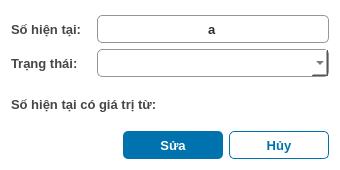
<?xml version="1.0" encoding="UTF-8"?>
<ui version="4.0">
 <class>Dialog</class>
 <widget class="QDialog" name="Dialog">
  <property name="geometry">
   <rect>
    <x>0</x>
    <y>0</y>
    <width>340</width>
    <height>170</height>
   </rect>
  </property>
  <property name="minimumSize">
   <size>
    <width>340</width>
    <height>170</height>
   </size>
  </property>
  <property name="maximumSize">
   <size>
    <width>340</width>
    <height>170</height>
   </size>
  </property>
  <property name="font">
   <font>
    <pointsize>10</pointsize>
    <weight>50</weight>
    <bold>false</bold>
   </font>
  </property>
  <property name="windowTitle">
   <string>Sửa lệnh phát hành</string>
  </property>
  <property name="styleSheet">
   <string notr="true">background-color:white;</string>
  </property>
  <layout class="QVBoxLayout" name="verticalLayout">
   <property name="topMargin">
    <number>15</number>
   </property>
   <item>
    <layout class="QHBoxLayout" name="horizontalLayout">
     <item>
      <widget class="QLabel" name="label">
       <property name="minimumSize">
        <size>
         <width>80</width>
         <height>0</height>
        </size>
       </property>
       <property name="font">
        <font>
         <pointsize>10</pointsize>
         <weight>75</weight>
         <bold>true</bold>
        </font>
       </property>
       <property name="styleSheet">
        <string notr="true">color:#464646;</string>
       </property>
       <property name="text">
        <string>Số hiện tại:</string>
       </property>
      </widget>
     </item>
     <item>
      <widget class="QLineEdit" name="lbl_set_current_ro">
       <property name="minimumSize">
        <size>
         <width>0</width>
         <height>28</height>
        </size>
       </property>
       <property name="font">
        <font>
         <pointsize>10</pointsize>
         <weight>75</weight>
         <bold>true</bold>
        </font>
       </property>
       <property name="styleSheet">
        <string notr="true">#lbl_set_current_ro{ border:1 solid rgb(150, 150, 150);  border-radius: 5px; background: #FFFFFF; color: rgb(46, 46, 46); padding: 0px 5px; }
</string>
       </property>
       <property name="text">
        <string>a</string>
       </property>
       <property name="alignment">
        <set>Qt::AlignCenter</set>
       </property>
      </widget>
     </item>
    </layout>
   </item>
   <item>
    <layout class="QHBoxLayout" name="horizontalLayout_3">
     <item>
      <widget class="QLabel" name="label_2">
       <property name="minimumSize">
        <size>
         <width>80</width>
         <height>0</height>
        </size>
       </property>
       <property name="maximumSize">
        <size>
         <width>80</width>
         <height>16777215</height>
        </size>
       </property>
       <property name="font">
        <font>
         <pointsize>10</pointsize>
         <weight>75</weight>
         <bold>true</bold>
        </font>
       </property>
       <property name="styleSheet">
        <string notr="true">color:#464646;</string>
       </property>
       <property name="text">
        <string>Trạng thái:</string>
       </property>
      </widget>
     </item>
     <item>
      <widget class="QComboBox" name="cbo_status_ro">
       <property name="minimumSize">
        <size>
         <width>0</width>
         <height>28</height>
        </size>
       </property>
       <property name="font">
        <font>
         <pointsize>10</pointsize>
         <weight>75</weight>
         <bold>true</bold>
        </font>
       </property>
       <property name="styleSheet">
        <string notr="true">#cbo_status_ro{ border:1 solid rgb(150, 150, 150);  border-radius: 5px; background: #FFFFFF; color:rgb(46, 46, 46); padding: 0px 5px; }</string>
       </property>
      </widget>
     </item>
    </layout>
   </item>
   <item>
    <widget class="QLabel" name="lbl_range_current_ro">
     <property name="font">
      <font>
       <pointsize>10</pointsize>
       <weight>75</weight>
       <bold>true</bold>
      </font>
     </property>
     <property name="styleSheet">
      <string notr="true">color:#464646;</string>
     </property>
     <property name="text">
      <string>Số hiện tại có giá trị từ: </string>
     </property>
    </widget>
   </item>
   <item>
    <layout class="QHBoxLayout" name="horizontalLayout_2">
     <item>
      <spacer name="horizontalSpacer">
       <property name="orientation">
        <enum>Qt::Horizontal</enum>
       </property>
       <property name="sizeHint" stdset="0">
        <size>
         <width>40</width>
         <height>20</height>
        </size>
       </property>
      </spacer>
     </item>
     <item>
      <widget class="QPushButton" name="btn_update_repair_ro">
       <property name="sizePolicy">
        <sizepolicy hsizetype="Minimum" vsizetype="Fixed">
         <horstretch>0</horstretch>
         <verstretch>0</verstretch>
        </sizepolicy>
       </property>
       <property name="minimumSize">
        <size>
         <width>100</width>
         <height>28</height>
        </size>
       </property>
       <property name="maximumSize">
        <size>
         <width>100</width>
         <height>28</height>
        </size>
       </property>
       <property name="font">
        <font>
         <pointsize>10</pointsize>
         <weight>75</weight>
         <bold>true</bold>
        </font>
       </property>
       <property name="styleSheet">
        <string notr="true">#btn_update_repair_ro{ border:none; outline:none;  border-radius: 5px; background: #0072AD; color:#FFFFFF; padding: 0px 5px; }
#btn_update_repair_ro:pressed { border-radius: 5px; outline:none; border:none; background: #216081; color:#FFFFFF ; padding: 0px 5px; }</string>
       </property>
       <property name="text">
        <string>Sửa</string>
       </property>
      </widget>
     </item>
     <item>
      <widget class="QPushButton" name="btn_close_repair_ro">
       <property name="sizePolicy">
        <sizepolicy hsizetype="Minimum" vsizetype="Fixed">
         <horstretch>0</horstretch>
         <verstretch>0</verstretch>
        </sizepolicy>
       </property>
       <property name="minimumSize">
        <size>
         <width>100</width>
         <height>28</height>
        </size>
       </property>
       <property name="maximumSize">
        <size>
         <width>100</width>
         <height>28</height>
        </size>
       </property>
       <property name="font">
        <font>
         <pointsize>10</pointsize>
         <weight>75</weight>
         <bold>true</bold>
        </font>
       </property>
       <property name="styleSheet">
        <string notr="true">#btn_close_repair_ro{ border:1 solid #0072AD; outline:none; border-radius: 5px; background: #FFFFFF; color:#0072AD; padding: 0px 5px; }
#btn_close_repair_ro:pressed { border-radius: 5px; outline:none; border:none; background: #216081; color:#FFFFFF ; padding: 0px 5px; }</string>
       </property>
       <property name="text">
        <string>Hủy</string>
       </property>
      </widget>
     </item>
    </layout>
   </item>
  </layout>
 </widget>
 <resources/>
 <connections/>
</ui>
